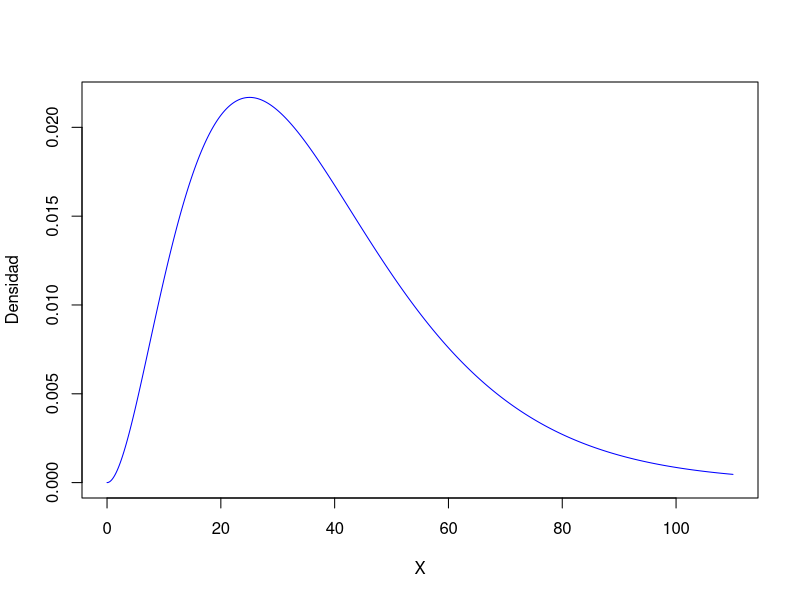
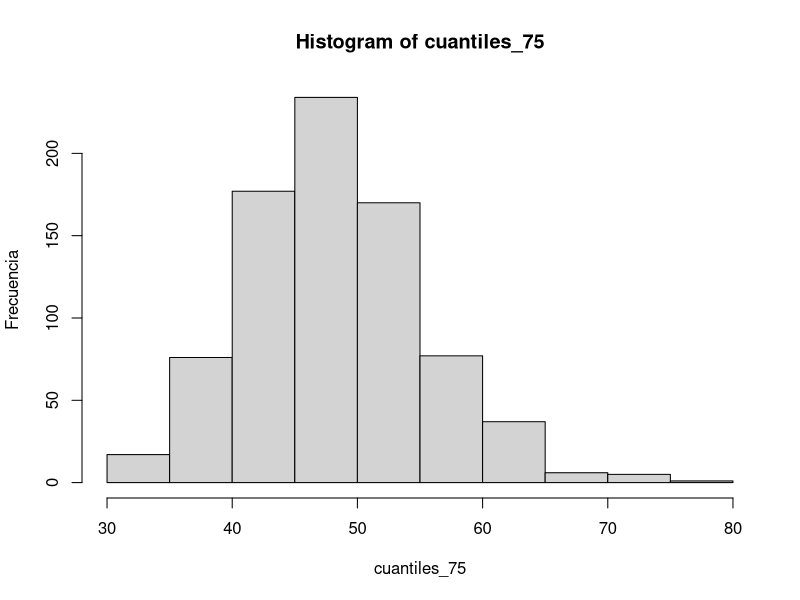

R code for these plots, in order:
#Ejercicio 1)

#a)
alpha = (37.5/21.6)^2
lambda = (37.5/((21.6)^2))
x = seq(0, 110, 0.01)

densidad = dgamma (x, shape = alpha, scale = 1/lambda)

plot (x, densidad, type = "l" , xlab = "X", ylab = "Densidad", col = "blue")


#b)
qgamma (.75, shape = alpha, scale = 1/lambda)

#c)
R <- 800
n <- 25

cuantiles_75 <- rep(0,R)
set.seed(34)

for(i in 1:R) {
cuantiles_75[i] <- quantile( rgamma(n, shape = alpha, scale = 1/lambda), .75)
}

mean(cuantiles_75)
hist(cuantiles_75, ylab="Frecuencia")

#e)
errorEstandar <- sd(cuantiles_75);
errorEstandar
cat("El error estandar es de ", errorEstandar, " min y, dado que la media es de ", mean(cuantiles_75), "min, representa un 14,7% por lo tanto el error sigue siendo una fracción significativa de tita sombrero")